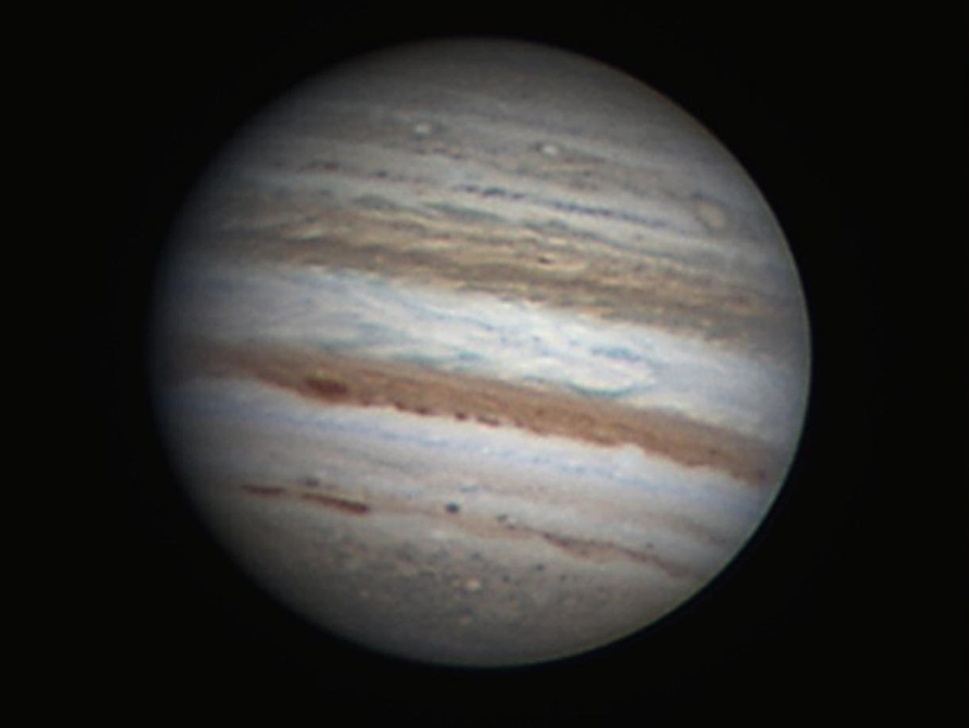
%> input picture 5-Realzado/realzado.jpg, 969 x 728 px, shrunk from 1220 x 916 before the run
$ octave realzado.m   (GNU Octave 9; MATLAB toolbox functions it lacks are replaced by stand-ins)
%> lines starting %> are read from the running program, lines starting %| are printed output that depends on the picture
% 5 - Realzado
% Enrique
clear;

img_rgb = imread('realzado.jpg');
%> img_rgb is the input picture: size 728x969x3 uint8; mean R, G, B 58.6, 57, 54.7

% Preajuste expansion margen dinamico
img_adj = imadjust(img_rgb, stretchlim(img_rgb), [ ]);
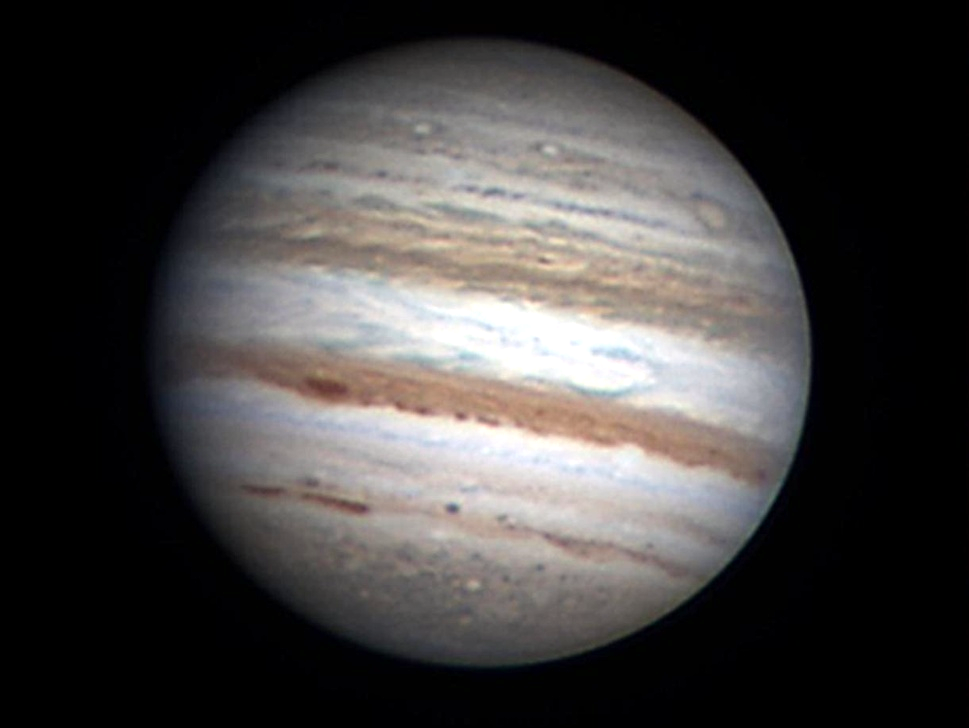
%> img_adj: size 728x969x3 uint8; mean R, G, B 66.3, 63.7, 63

% Caso uno, prewitt
filter = fspecial('prewitt');
img_filtered = imfilter(img_adj, filter, 'conv');
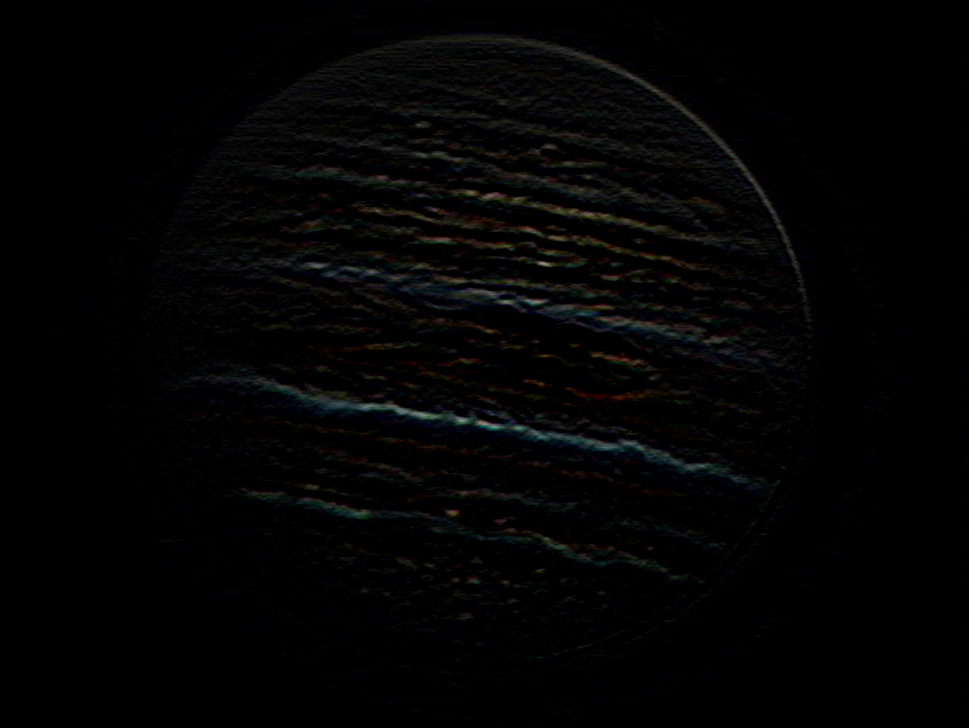
%> img_filtered: size 728x969x3 uint8; mean R, G, B 3.2, 3.2, 3.1
%img_rgb_1 = imadd(img_adj, img_filtered);
img_rgb_1 = img_adj - img_filtered;
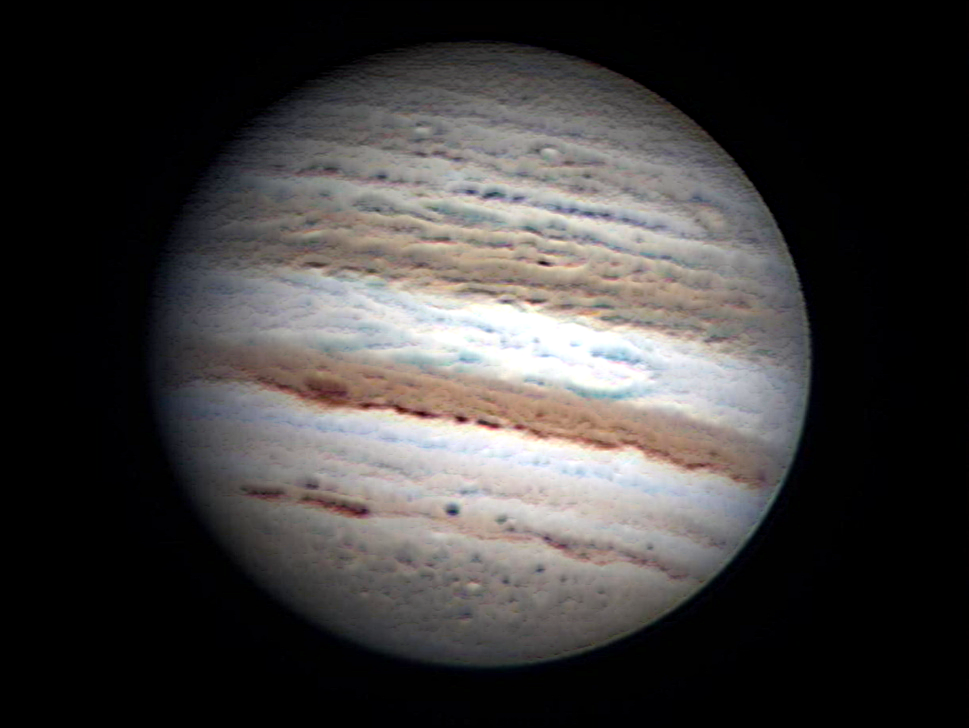
%> img_rgb_1: size 728x969x3 uint8; mean R, G, B 63.2, 60.7, 60

% Caso dos, sobel
filter = fspecial('sobel');
img_filtered = imfilter(img_adj, filter, 'conv');
%img_rgb_2 = imadd(img_adj, img_filtered);
img_rgb_2 = img_adj - img_filtered;

figure
subplot(2,2,1)
imshow(img_rgb, [])
title('Imagen original')

subplot(2,2,2)
imshow(img_adj, [])
title('Imagen preadjustada')

subplot(2,2,3)
imshow(img_rgb_1, [])
title('Imagen realzada (prewitt)')

subplot(2,2,4)
imshow(img_rgb_2, [])
title('Imagen realzada (sobel)')
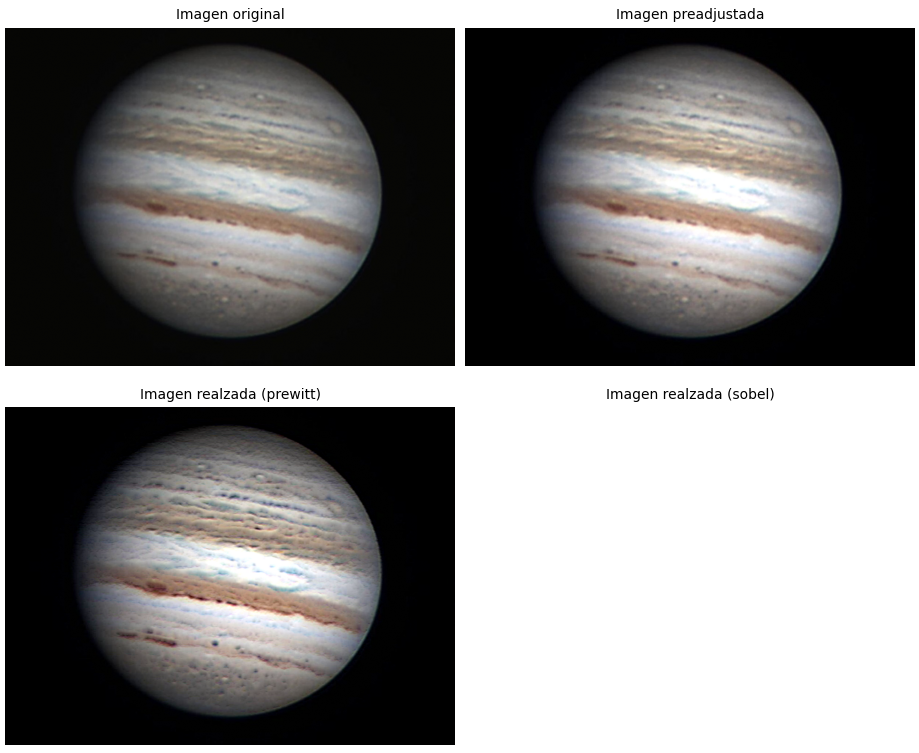
%> figure redrawn from the program's plot data, 4 panels
